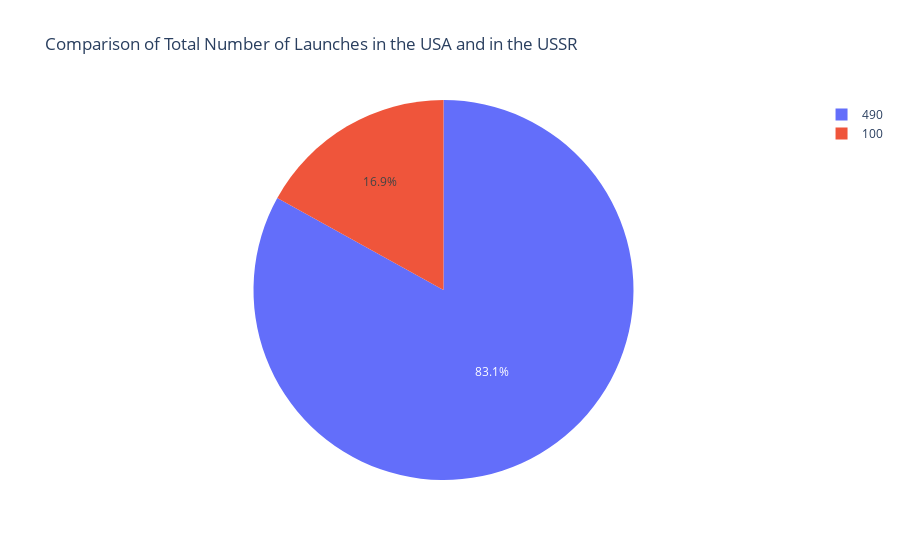

Notebook code cell kept with this figure:
### Code cell
# Pie Chart comparing total number of launches in the USA and in the USSR
fig = px.pie(Or_df, names="Location", values="Mission_Status", title='Comparison of Total Number of Launches in the USA and in the USSR')
fig.show()

### Figure 1 — Plotly figure (JSON) as saved in the notebook; plotly's stock layout.template omitted (floating-point values rounded to 4 significant figures)
{"data": [{"domain": {"x": [0, 1], "y": [0, 1]}, "hovertemplate": "Location=%{label}<br>Mission_Status=%{value}<extra></extra>", "labels": [100, 490], "legendgroup": "", "name": "", "showlegend": true, "type": "pie", "values": [100, 490]}], "layout": {"legend": {"tracegroupgap": 0}, "title": {"text": "Comparison of Total Number of Launches in the USA and in the USSR"}}}
